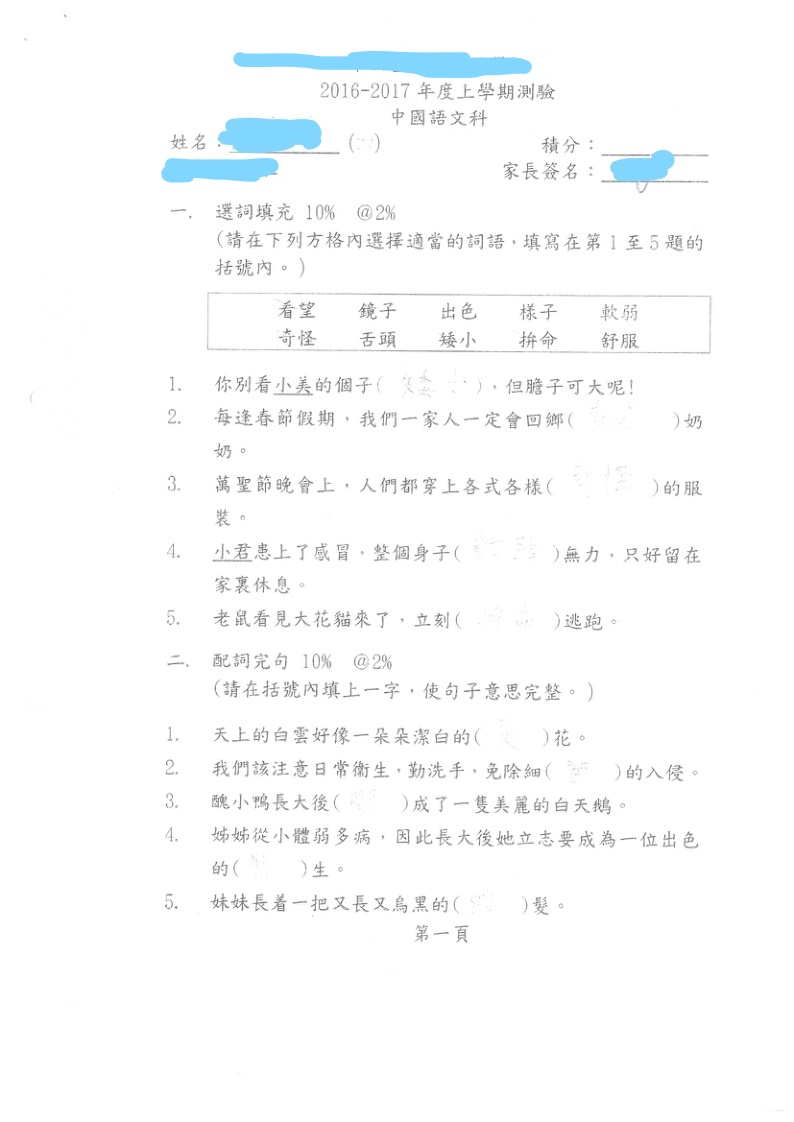
#> input picture images_0.jpg, 794 x 1122 px
$ python test1.py
#> lines starting #> are read from the running program, lines starting #| are printed output that depends on the picture
from unittest import result
from pytesseract import Output
import pytesseract
import cv2

image = cv2.imread("images_0.jpg")
#> image is the input picture: shape (1122, 794, 3); mean B, G, R 251.8, 251.3, 250.2
x = 0
y = 0
w = 1080
h = 800
image = image[y: y+h,x: x+w]
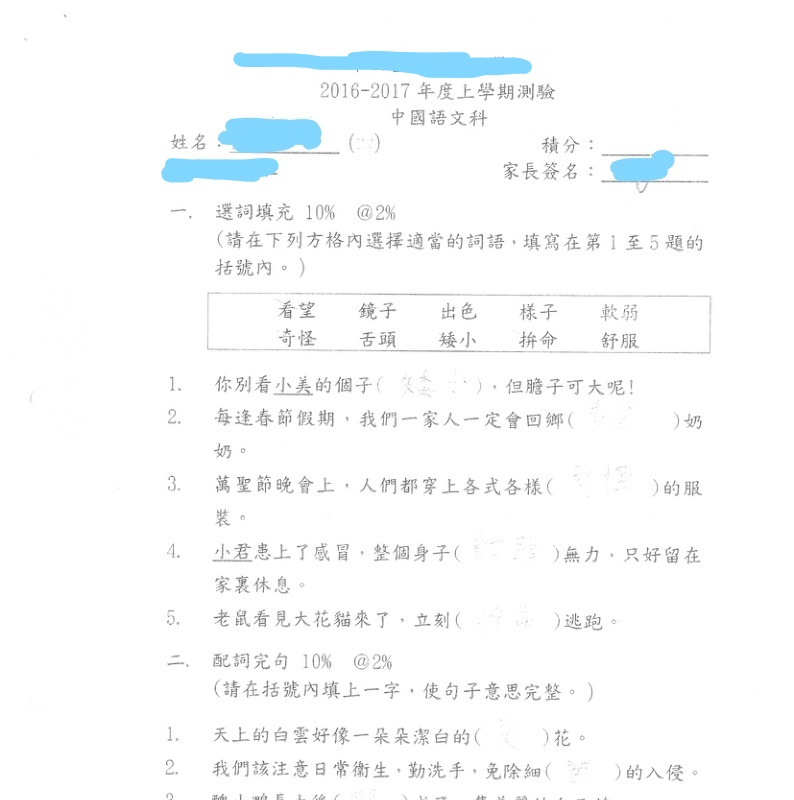
#> image: shape (800, 794, 3); mean B, G, R 251.3, 250.6, 249
rgb = cv2.cvtColor(image,cv2.COLOR_BGR2RGB)

#> (the run stopped early here; a loop or call above may not have finished)
